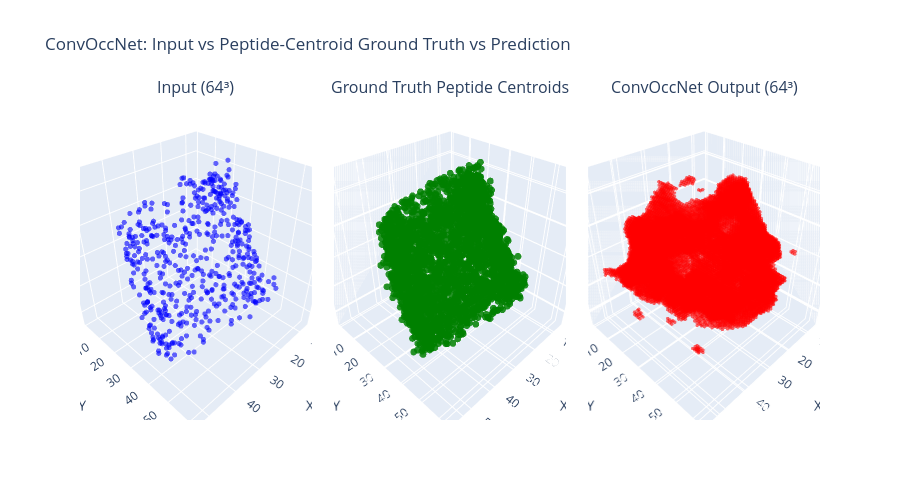
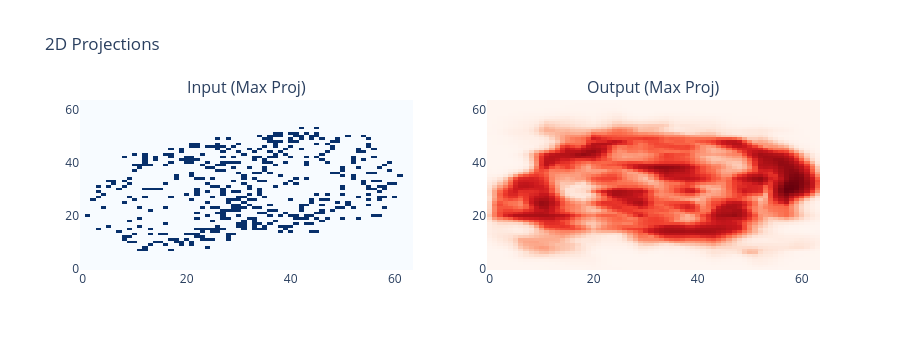

The notebook cell saved with these charts, in order:
### Code cell
# 3D Visualization
fig = make_subplots(
    rows=1, cols=3,
    specs=[[{'type': 'scatter3d'}, {'type': 'scatter3d'}, {'type': 'scatter3d'}]],
    subplot_titles=(f'Input (64³)', f'Ground Truth Peptide Centroids', f'ConvOccNet Output (64³)'),
    horizontal_spacing=0.03
)

# Input voxelized centroid cloud
input_np = voxel.cpu().squeeze().numpy()
idx_in = np.where(input_np > 0.5)
fig.add_trace(
    go.Scatter3d(
        x=idx_in[0], y=idx_in[1], z=idx_in[2],
        mode='markers',
        marker=dict(size=3, color='blue', opacity=0.6),
        name='Input'
    ),
    row=1, col=1
)

# Ground truth centroid cloud
gt_points, _ = test_dataset.get_centroid_points(test_idx)
gt_points_scaled = (gt_points + 0.5) * (input_np.shape[0] - 1)
gt_points_scaled = np.clip(gt_points_scaled, 0, input_np.shape[0] - 1)

fig.add_trace(
    go.Scatter3d(
        x=gt_points_scaled[:, 0], y=gt_points_scaled[:, 1], z=gt_points_scaled[:, 2],
        mode='markers',
        marker=dict(size=4, color='green', opacity=0.85),
        name='Ground Truth'
    ),
    row=1, col=2
)

# Output
output_np = occupancy_grid.numpy()
idx_out = np.where(output_np > 0.2)
fig.add_trace(
    go.Scatter3d(
        x=idx_out[0], y=idx_out[1], z=idx_out[2],
        mode='markers',
        marker=dict(size=2, color='red', opacity=0.6),
        name='Output'
    ),
    row=1, col=3
)

fig.update_layout(
    title='ConvOccNet: Input vs Peptide-Centroid Ground Truth vs Prediction',
    scene=dict(xaxis_title='X', yaxis_title='Y', zaxis_title='Z', aspectmode='cube'),
    scene2=dict(xaxis_title='X', yaxis_title='Y', zaxis_title='Z', aspectmode='cube'),
    scene3=dict(xaxis_title='X', yaxis_title='Y', zaxis_title='Z', aspectmode='cube'),
    height=500,
    showlegend=False
)
fig.show()

print(f'\nDiagnostics:')
print(f'Ground truth peptides: {len(gt_points)}')
print(f'Input occupied voxels: {len(idx_in[0])}')
print(f'Predicted occupied: {(occupancy_grid > 0.5).sum().item()}/{occupancy_grid.numel()} ({100*(occupancy_grid > 0.5).float().mean().item():.1f}%)')

# 2D Projections
fig_2d = make_subplots(
    rows=1, cols=2,
    subplot_titles=('Input (Max Proj)', 'Output (Max Proj)')
)

input_proj = np.max(input_np, axis=2)
fig_2d.add_trace(
    go.Heatmap(z=input_proj, colorscale='Blues', showscale=False),
    row=1, col=1
)

output_proj = np.max(output_np, axis=2)
fig_2d.add_trace(
    go.Heatmap(z=output_proj, colorscale='Reds', showscale=False),
    row=1, col=2
)

fig_2d.update_layout(title='2D Projections', height=350)
fig_2d.show()

### Figure 1 — Plotly figure (JSON) as saved in the notebook; plotly's stock layout.template omitted (floating-point values rounded to 4 significant figures; data arrays with more than 128 entries replaced by an {"elided": "..."} marker saying what was removed)
{"data": [{"marker": {"color": "blue", "opacity": 0.6, "size": 3}, "mode": "markers", "name": "Input", "scene": "scene", "type": "scatter3d", "x": {"elided": "500 int values"}, "y": {"elided": "500 int values"}, "z": {"elided": "500 int values"}}, {"marker": {"color": "green", "opacity": 0.85, "size": 4}, "mode": "markers", "name": "Ground Truth", "scene": "scene2", "type": "scatter3d", "x": {"elided": "3000 float values"}, "y": {"elided": "3000 float values"}, "z": {"elided": "3000 float values"}}, {"marker": {"color": "red", "opacity": 0.6, "size": 2}, "mode": "markers", "name": "Output", "scene": "scene3", "type": "scatter3d", "x": {"elided": "18426 int values"}, "y": {"elided": "18426 int values"}, "z": {"elided": "18426 int values"}}], "layout": {"annotations": [{"font": {"size": 16}, "showarrow": false, "text": "Input (64³)", "x": 0.1567, "xanchor": "center", "xref": "paper", "y": 1, "yanchor": "bottom", "yref": "paper"}, {"font": {"size": 16}, "showarrow": false, "text": "Ground Truth Peptide Centroids", "x": 0.5, "xanchor": "center", "xref": "paper", "y": 1, "yanchor": "bottom", "yref": "paper"}, {"font": {"size": 16}, "showarrow": false, "text": "ConvOccNet Output (64³)", "x": 0.8433, "xanchor": "center", "xref": "paper", "y": 1, "yanchor": "bottom", "yref": "paper"}], "height": 500, "scene": {"aspectmode": "cube", "domain": {"x": [0, 0.3133], "y": [0, 1]}, "xaxis": {"title": {"text": "X"}}, "yaxis": {"title": {"text": "Y"}}, "zaxis": {"title": {"text": "Z"}}}, "scene2": {"aspectmode": "cube", "domain": {"x": [0.3433, 0.6567], "y": [0, 1]}, "xaxis": {"title": {"text": "X"}}, "yaxis": {"title": {"text": "Y"}}, "zaxis": {"title": {"text": "Z"}}}, "scene3": {"aspectmode": "cube", "domain": {"x": [0.6867, 1.0], "y": [0, 1]}, "xaxis": {"title": {"text": "X"}}, "yaxis": {"title": {"text": "Y"}}, "zaxis": {"title": {"text": "Z"}}}, "showlegend": false, "title": {"text": "ConvOccNet: Input vs Peptide-Centroid Ground Truth vs Prediction"}}}

### Figure 2 — Plotly figure (JSON) as saved in the notebook; plotly's stock layout.template omitted (floating-point values rounded to 4 significant figures; data arrays with more than 128 entries replaced by an {"elided": "..."} marker saying what was removed)
{"data": [{"colorscale": [[0, "rgb(247,251,255)"], [0.125, "rgb(222,235,247)"], [0.25, "rgb(198,219,239)"], [0.375, "rgb(158,202,225)"], [0.5, "rgb(107,174,214)"], [0.625, "rgb(66,146,198)"], [0.75, "rgb(33,113,181)"], [0.875, "rgb(8,81,156)"], [1, "rgb(8,48,107)"]], "showscale": false, "type": "heatmap", "xaxis": "x", "yaxis": "y", "z": {"elided": "64x64 float values"}}, {"colorscale": [[0, "rgb(255,245,240)"], [0.125, "rgb(254,224,210)"], [0.25, "rgb(252,187,161)"], [0.375, "rgb(252,146,114)"], [0.5, "rgb(251,106,74)"], [0.625, "rgb(239,59,44)"], [0.75, "rgb(203,24,29)"], [0.875, "rgb(165,15,21)"], [1, "rgb(103,0,13)"]], "showscale": false, "type": "heatmap", "xaxis": "x2", "yaxis": "y2", "z": {"elided": "64x64 float values"}}], "layout": {"annotations": [{"font": {"size": 16}, "showarrow": false, "text": "Input (Max Proj)", "x": 0.225, "xanchor": "center", "xref": "paper", "y": 1, "yanchor": "bottom", "yref": "paper"}, {"font": {"size": 16}, "showarrow": false, "text": "Output (Max Proj)", "x": 0.775, "xanchor": "center", "xref": "paper", "y": 1, "yanchor": "bottom", "yref": "paper"}], "height": 350, "title": {"text": "2D Projections"}, "xaxis": {"anchor": "y", "domain": [0, 0.45]}, "xaxis2": {"anchor": "y2", "domain": [0.55, 1]}, "yaxis": {"anchor": "x", "domain": [0, 1]}, "yaxis2": {"anchor": "x2", "domain": [0, 1]}}}
